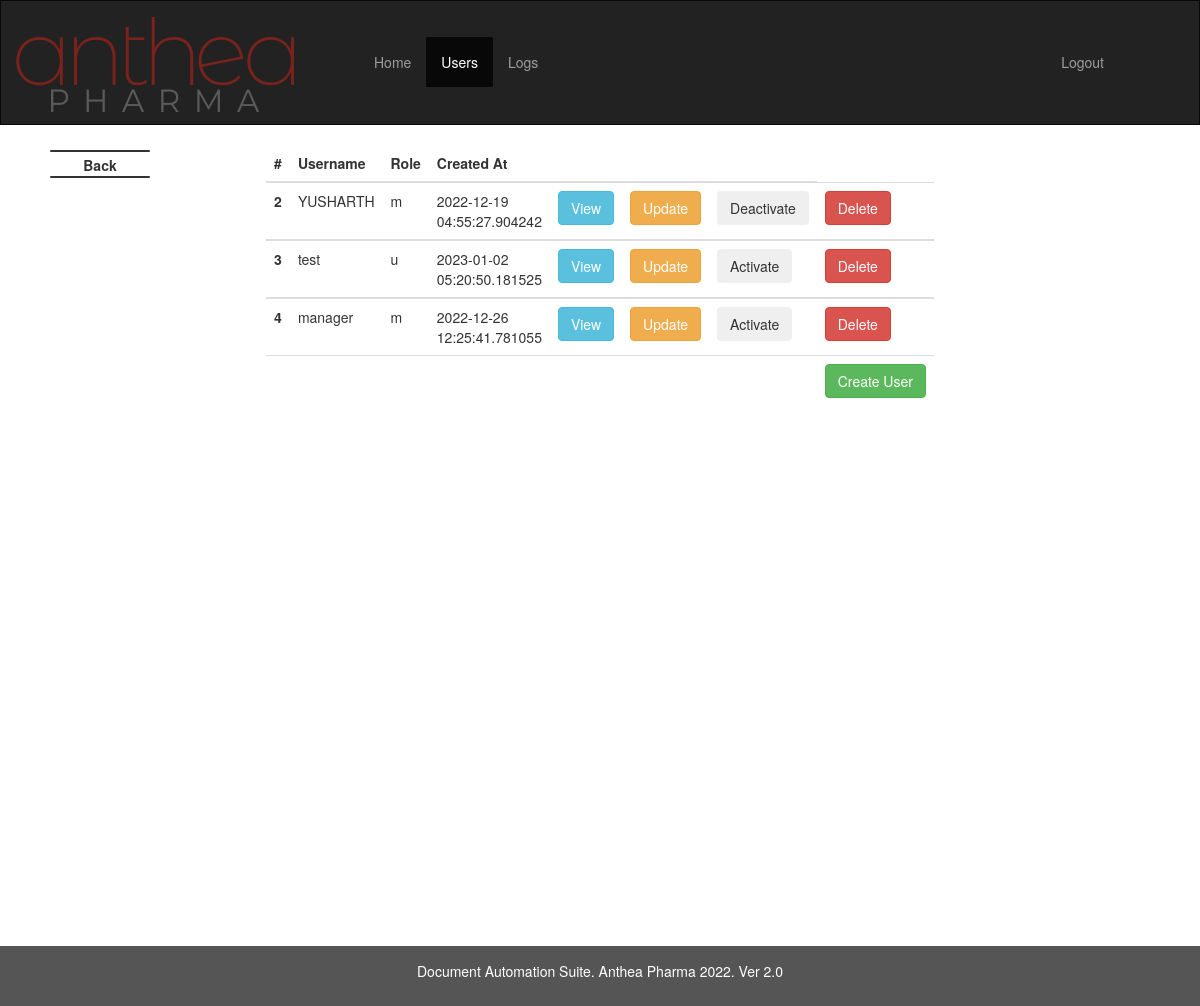
The page /data (signed in) on the database its author committed.
### imp_calc/models.py (models this page shows, shortened)
class User(db.Model, UserMixin):
    id = db.Column(db.Integer(),primary_key = True)
    is_activate = db.Column(db.Boolean, default=True)
    username = db.Column(db.String(length=12),nullable = False, unique = True)
    role = db.Column(db.String(length=1),nullable=False)
    password_hash = db.Column(db.String(length=60),nullable = False)
    created_at = db.Column(db.DateTime, nullable = False, default= datetime.utcnow)
    logs = relationship("Logs", backref="UserLogs")
    @property
    def is_active(self):
        return self.is_activate
    @property
    def password(self):
        return self.password

### imp_calc/routes.py (the view)
@app.route('/data')
def RetrieveDataList():
    if current_user.role =='a' or current_user.role =='m':
        if current_user.role == 'a':
            users = User.query.all()
        elif current_user.role == 'm':
            users = User.query.filter(User.role.in_(['u', 'm']))
    else:
        flash(f"Please login as admin or manager to see UserManagement Section", category='danger')
        return redirect(url_for('index'))
    return render_template('datalist.html', users = users)

### imp_calc/models.py (called while the page is built)
@login_manager.user_loader
def load_user(user_id):
    return User.query.get(int(user_id))

### imp_calc/templates/datalist.html (shortened to what this page needs)
{% extends 'admin.html' %}
{% block main %}
<table class="table">
  <thead>
    <tr>
      <th scope="col">#</th>
      <th scope="col">Username</th>
      <th scope="col">Role</th>
      <th scope="col">Created At</th>
      <th scope="col"></th>
      <th scope="col"></th>
      <th scope="col"></th>
    </tr>
  </thead>
  {% for user in users %}
  {% if user.id != current_user.id %}
  <tbody>
    <tr>
      <th scope="row">{{user.id}}</th>
      <td>{{user.username}}</td>
      <td>{{user.role}}</td>
      <td>{{user.created_at}}</td>
      <td><a href="data/{{user.id}}" class="btn btn-info" tabindex="1" role="button">View</b></a></td>
      <td><a href="data/{{user.id}}/update" class="btn btn-warning" tabindex="1" role="button">Update</a></td>
      <td>
      <form action="{{url_for('deactivate', user_id=user.id)}}" method="post">
      <button type="button" class="btn btn-outline-secondary" data-toggle="modal" data-target="#statusModal{{user.username}}">
      {% if user.is_activate %}Deactivate{% else %}Activate{% endif %}
      </button>
      </form>
      </td>
      <td><button type="button" class="btn btn-danger" data-toggle="modal" data-target="#exampleModalCenter{{user.username}}">Delete</button>
      </td>
    </tr>
{% endif %}
{% endfor %}
    <tr>
      <td></td>
      <td></td>
      <td></td>
      <td></td>
      <td></td>
      <td></td>
      <td></td>
      <td><a href="{{url_for('register_page')}}" class="btn btn-success" role="button">Create User</a>
</td>
    </tr>
  </tbody>
</table>
<br>
<br>
<br>
<br>
<br>
<br>
<br>
<br>
<br>
<br>
<br>
<br>
<br>
<br>
<br>
<br>
<br>
<br>
<br>
<br>
<br>
<br>
<br>
<br>
<br>
<br>
{% endblock %}

### imp_calc/static/css/admin.css (style rules this page uses)
.table { position: relative; }

### imp_calc/templates/base.html (style rules this page uses)
.table { display: table; margin: auto; width: 50%; margin-top: 20px; margin-bottom: 20px; }

### rows shown on the page
User: id "2", username "YUSHARTH", role "m", created_at "2022-12-19 04:55:27.904242", is_activate "Deactivate"
User: id "3", username "test", role "u", created_at "2023-01-02 05:20:50.181525", is_activate "Activate"
User: id "4", username "manager", role "m", created_at "2022-12-26 12:25:41.781055", is_activate "Activate"
